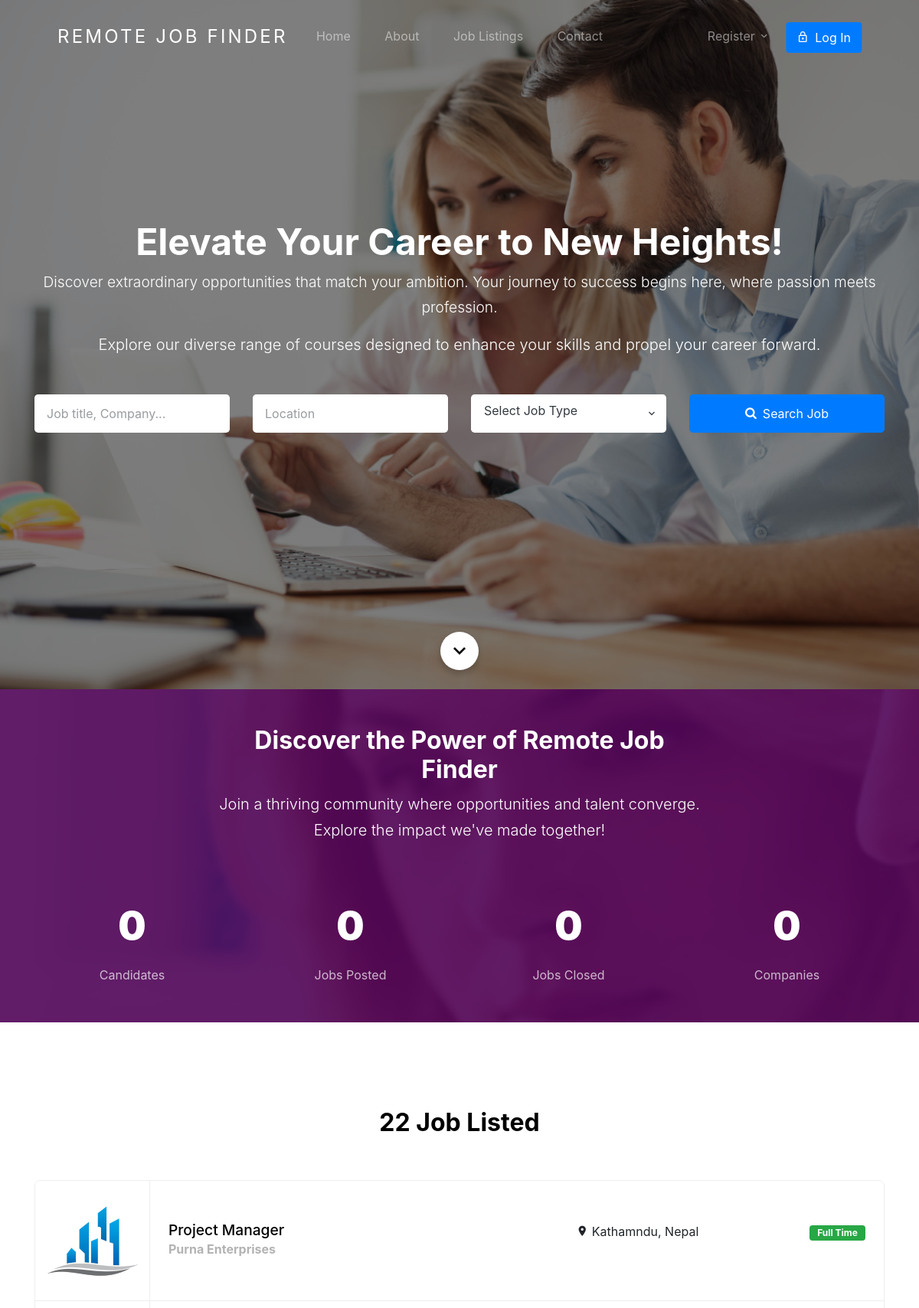
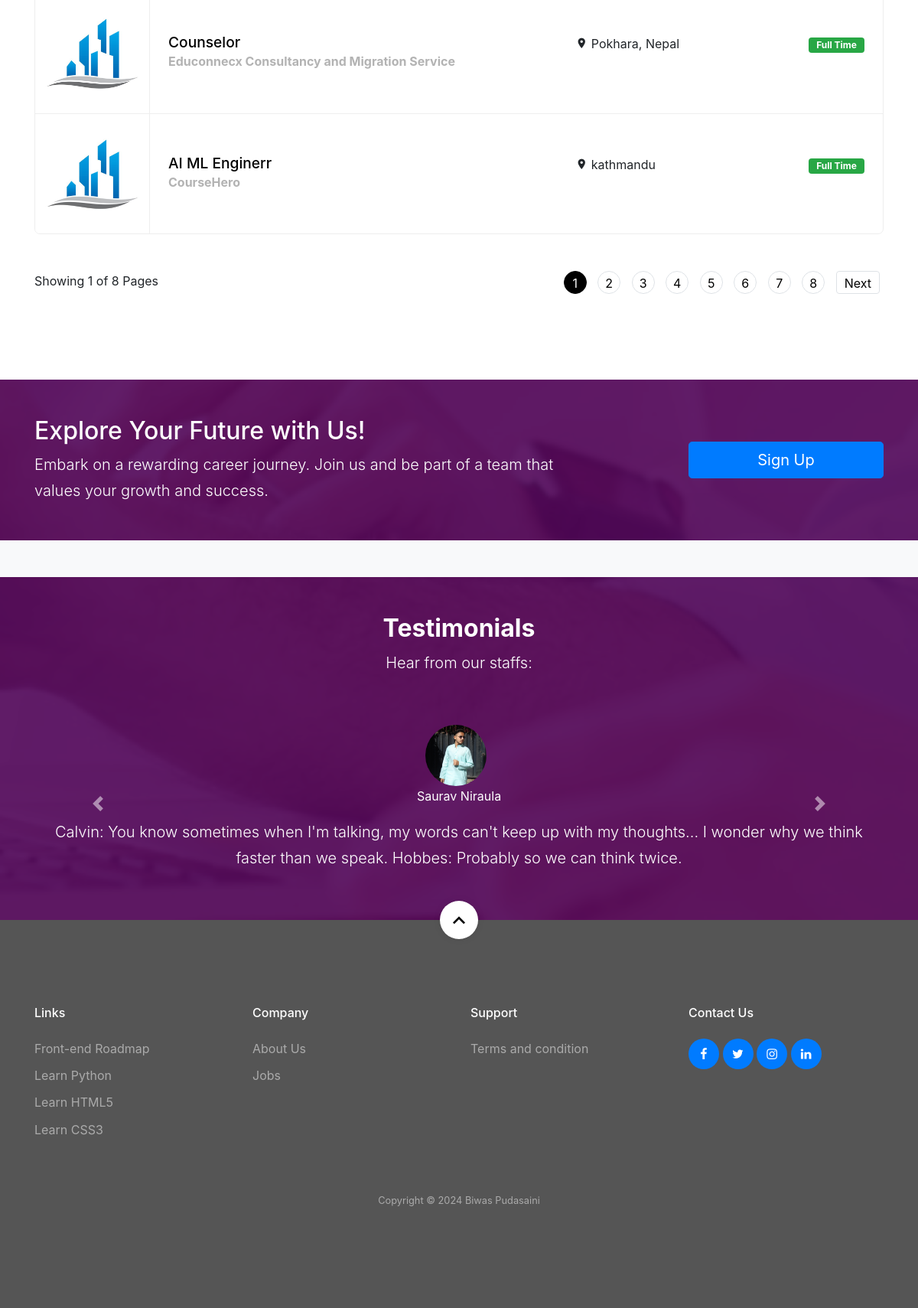
The page / on the database its author committed (2 pictures, top to bottom).
### jobapp/models.py (models this page shows, shortened)
class Job(models.Model):
    user = models.ForeignKey(User, related_name='User', on_delete=models.CASCADE)
    title = models.CharField(max_length=300)
    description = RichTextField()
    tags = TaggableManager()
    location = models.CharField(max_length=300)
    job_type = models.CharField(choices=JOB_TYPE, max_length=1)
    category = models.ForeignKey(Category,related_name='Category', on_delete=models.CASCADE)
    salary = models.CharField(max_length=30, blank=True)
    company_name = models.CharField(max_length=300)
    company_description = RichTextField(blank=True, null=True)
    url = models.URLField(max_length=200)
    last_date = models.DateField()
    is_published = models.BooleanField(default=False)
    is_closed = models.BooleanField(default=False)
    timestamp = models.DateTimeField(auto_now=True)

class Testimonial(models.Model):
    author_name = models.CharField(max_length=255)
    content = models.TextField()
    profile_image = models.ImageField(upload_to='testimonial_images/', null=True, blank=True)

### jobapp/views.py (the view, shortened to what this page needs)
# urls.py: path('', views.home_view, name='home'),
def home_view(request):
    testimonials = Testimonial.objects.all()
    published_jobs = Job.objects.filter(is_published=True).order_by('-timestamp')
    jobs = published_jobs.filter(is_closed=False)
    total_candidates = User.objects.filter(role='employee').count()
    total_companies = User.objects.filter(role='employer').count()
    paginator = Paginator(jobs, 3)
    page_number = request.GET.get('page', None)
    page_obj = paginator.get_page(page_number)
    context = {
        'total_candidates': total_candidates,
        'total_companies': total_companies,
        'total_jobs': len(jobs),
        'total_completed_jobs': len(published_jobs.filter(is_closed=True)),
        'page_obj': page_obj,
        'testimonials':testimonials
    }
    return render(request, 'jobapp/index.html', context)

### template/jobapp/index.html (shortened to what this page needs)
{% extends 'base.html' %}
{% load static %}
{% block content %}
<section class="home-section section-hero overlay bg-image"
  style="background-image: url('{% static 'images/bgrr.jpg' %}');" id="home-section">
  <div class="container">
    <div class="row align-items-center justify-content-center">
      <div class="col-md-12">
        <div class="mb-5 text-center">
          <h1 class="text-white font-weight-bold">Elevate Your Career to New Heights!</h1>
          <p class="lead text-white">Discover extraordinary opportunities that match your ambition. Your journey to success begins here, where passion meets profession.
          </p>
          <span class="lead text-white">Explore our diverse range of courses designed to enhance your skills and propel your career forward.</span>
        </div>
      <form method="GET" action="{% url 'jobapp:search_result' %}" class="search-jobs-form">
          {% include 'jobapp/search.html' %}
        </form>
      </div>
    </div>
  </div>
  <a href="#next" class="scroll-button smoothscroll">
    <span class=" icon-keyboard_arrow_down"></span>
  </a>
</section>
<section class="py-5 bg-image overlay-primary fixed overlay" id="next"
  style="background-image: url('{% static 'images/bgrr.jpg' %}');">
  <div class="container">
    <div class="row mb-5 justify-content-center">
      <div class="col-md-7 text-center">
        <h2 class="section-title mb-2 text-white">Discover the Power of Remote Job Finder</h2>
        <p class="lead text-white">Join a thriving community where opportunities and talent converge. Explore the impact we've made together!</p>
      </div>
    </div>
    <div class="row pb-0 block__19738 section-counter">
      <div class="col-6 col-md-6 col-lg-3 mb-5 mb-lg-0">
        <div class="d-flex align-items-center justify-content-center mb-2">
          <strong class="number" data-number="{{ total_candidates }}">0</strong>
        </div>
        <span class="caption">Candidates</span>
      </div>
      <div class="col-6 col-md-6 col-lg-3 mb-5 mb-lg-0">
        <div class="d-flex align-items-center justify-content-center mb-2">
          <strong class="number" data-number="{{ total_jobs }}">0</strong>
        </div>
        <span class="caption">Jobs Posted</span>
      </div>
      <div class="col-6 col-md-6 col-lg-3 mb-5 mb-lg-0">
        <div class="d-flex align-items-center justify-content-center mb-2">
          <strong class="number" data-number="{{ total_completed_jobs }}">0</strong>
        </div>
        <span class="caption">Jobs Closed</span>
      </div>
      <div class="col-6 col-md-6 col-lg-3 mb-5 mb-lg-0">
        <div class="d-flex align-items-center justify-content-center mb-2">
          <strong class="number" data-number="{{ total_companies }}">0</strong>
        </div>
        <span class="caption">Companies</span>
      </div>
    </div>
  </div>
</section>
<section id="ajax_listing_paginattion" class="site-section">
  <div class="container">
    {% if page_obj %}
    <div class="row mb-5 justify-content-center">
      <div class="col-md-7 text-center">
        <h2 class="section-title mb-2">{{ total_jobs }} Job Listed</h2>
      </div>
    </div>
    <ul id="job" class="job-listings mb-5">
      {% for job in page_obj %}
      <li class="job-listing d-block d-sm-flex pb-3 pb-sm-0 align-items-center">
        <a href="{% url 'jobapp:single-job' job.id %}"></a>
        <div class="job-listing-logo">
          <img src="{% static 'images/ii.jpg' %}" alt="Free Website Template by Free-Template.co"
            class="img-fluid">
        </div>
        <div class="job-listing-about d-sm-flex custom-width w-100 justify-content-between mx-4">
          <div class="job-listing-position custom-width w-50 mb-3 mb-sm-0">
            <h2>{{ job.title }}</h2>
            <strong>{{ job.company_name }}</strong>
          </div>
          <div class="job-listing-location mb-3 mb-sm-0 custom-width w-25">
            <span class="icon-room"></span> {{ job.location }}
          </div>
          <div class="job-listing-meta">
            {% if job.job_type == '1' %}
            <span class="badge badge-success">
              Full Time
            </span>
            {% elif job.job_type == '2'%}
            <span class="badge badge-danger">
              Part Time
            </span>
            {% else  %}
            <span class="badge badge-info">
              Internship
            </span>
            {% endif %}
          </div>
        </div>
      </li>
      {% endfor %}
    </ul>
    {% include 'jobapp/paginator.html' %}
  </div>
  {% endif %}
</section>
<section class="py-5 bg-image overlay-primary fixed overlay" style="background-image: url('{% static 'images/bgrr.jpg' %}');">
  <div class="container">
    {% if request.user.role == "employer" %}
    <div class="row align-items-center">
      <div class="col-md-8">
        <h2 class="text-white">Looking for Exceptional Talent?</h2>
        <p class="text-white">Join us in shaping the future with top-tier professionals. Discover your next key team member today!</p>
    </div>
      <div class="col-md-3 ml-auto">
        <a href="{% url 'jobapp:create-job' %}" class="btn btn-primary btn-lg btn-block text-white btn-search">Post Your Job</a>
      </div>
    </div>
    {% else %}
    <div class="row align-items-center">
      <div class="col-md-8">
        <h2 class="text-white">Explore Your Future with Us!</h2>
        <p class="mb-0 text-white lead">Embark on a rewarding career journey. Join us and be part of a team that values your growth and success.</p>
    </div>
      <div class="col-md-3 ml-auto">
        <a href="{% url 'account:employee-registration' %}" class="btn btn-primary btn-lg btn-block text-white btn-search">Sign Up</a>
      </div>
    </div>
    {% endif %}
  </div>
</section>
<section class="bg-light pt-5 testimony-full">
</section>
<section class="py-5 bg-image overlay-primary fixed overlay" id="next" style="background-image: url('{% static 'images/bgrr.jpg' %}');">
  <div class="container">
    <div class="row mb-5 justify-content-center">
      <div class="col-md-7 text-center">
          <h2 class="section-title mb-2 text-white">Testimonials</h2>
        <p class="lead text-white">Hear from our staffs:</p>
      </div>
    </div>
    <div id="testimonialCarousel" class="carousel slide" data-ride="carousel">
      <div class="carousel-inner">
        {% for testimonial in testimonials %}
          <div class="carousel-item {% if forloop.first %}active{% endif %}">
            <div class="text-center">
              {% if testimonial.profile_image %}
                <img src="{{ testimonial.profile_image.url }}" alt="Profile Image" class="rounded-circle mr-2" style="width: 80px; height: 80px; object-fit: cover;">
              {% endif %}
              <p class="text-white"> {{ testimonial.author_name }}</p>
              <p class="lead text-white">{{ testimonial.content }}</p>
            </div>
          </div>
        {% endfor %}
      </div>
      <a class="carousel-control-prev" href="#testimonialCarousel" role="button" data-slide="prev">
        <span class="carousel-control-prev-icon" aria-hidden="true"></span>
      </a>
      <a class="carousel-control-next" href="#testimonialCarousel" role="button" data-slide="next">
        <span class="carousel-control-next-icon" aria-hidden="true"></span>
      </a>
    </div>
  </div>
</section>
{% endblock %}

### static/css/style.css (style rules this page uses)
body { font-weight: 400; font-size: 1rem; line-height: 1.7; position: relative; }
body:after { content: ""; position: absolute; top: 0; left: 0; right: 0; bottom: 0; background: rgba(0, 0, 0, 0.7); z-index: 100; opacity: 0; visibility: hidden; -webkit-transition: .3s all ease; -o-transition: .3s all ease; transition: .3s all ease; }
h1, h2, h3, h4 { color: #000; }
.site-section { padding-top: 7rem; padding-bottom: 7rem; position: relative; z-index: 2; }
.home-section { position: relative; }
.home-section > .container { z-index: 2; position: relative; }
.home-section h1 { font-size: 3rem; color: #fff; font-weight: 200; }
.home-section p { font-size: 1.2rem; color: rgba(255, 255, 255, 0.6); }
.home-section .scroll-button { position: absolute; z-index: 2; bottom: 0; width: 50px; height: 50px; border-radius: 50%; background: #fff; left: 50%; -webkit-transform: translate(-50%, -50%); -ms-transform: translate(-50%, -50%); transform: translate(-50%, -50%); -webkit-box-shadow: 0 5px 10px 0px rgba(0, 0, 0, 0.2); box-shadow: 0 5px 10px 0px rgba(0, 0, 0, 0.2); }
.home-section .scroll-button > span { color: #000; position: absolute; font-size: 2rem; top: 50%; left: 50%; -webkit-transform: translate(-50%, -50%); -ms-transform: translate(-50%, -50%); transform: translate(-50%, -50%); }
.bg-image { background-size: cover; background-position: center center; background-repeat: no-repeat; }
.bg-image.fixed { background-attachment: fixed; }
.bg-image.overlay-primary { position: relative; }
.bg-image.overlay-primary:before { position: absolute; content: ""; top: 0; left: 0; right: 0; bottom: 0; background: rgba(80, 5, 88, 0.9); z-index: 1; }
.bg-image.overlay-primary > .container { position: relative; z-index: 2; }
.job-listings { padding: 0; margin: 0; border: 1px solid #eee; border-radius: 7px; overflow: hidden; position: relative; background: #fff; }
.job-listings .badge { color: #fff; padding: 4px 10px; }
.job-listings .job-listing { position: relative; border-bottom: 1px solid #eee; -webkit-transition: .3s all ease; -o-transition: .3s all ease; transition: .3s all ease; }
.job-listings .job-listing:last-child { border-bottom: none; }
.job-listings .job-listing a { position: absolute; width: 100%; height: 100%; -webkit-transition: .3s all ease; -o-transition: .3s all ease; transition: .3s all ease; }
.job-listings .job-listing .job-listing-logo { -webkit-box-flex: 0; -ms-flex: 0 0 150px; flex: 0 0 150px; border-right: 1px solid #eee; }
.job-listings .job-listing-position h2 { font-size: 1.2rem; margin-bottom: 0; }
.job-listings .job-listing-position strong { color: #b3b3b3; }
.section-title { font-size: 2rem; font-weight: 700; }
.section-hero, .section-hero > .container > .row { height: 100vh; min-height: 900px; }
.section-hero.overlay, .section-hero.overlay-2 { position: relative; }
.section-hero.overlay:before, .section-hero.overlay-2:before { z-index: 1; position: absolute; content: ""; top: 0; left: 0; right: 0; bottom: 0; background: rgba(0, 0, 0, 0.5); }
.section-hero > .container { z-index: 2; position: relative; }
.btn:after, .btn:before { display: none; }
.btn.btn-primary { color: #fff; }
.block__19738 { text-align: center; }
.block__19738 .number { font-size: 3.2rem; font-weight: 900; color: #fff; }
.block__19738 .caption { font-size: 1rem; display: block; color: rgba(255, 255, 255, 0.7); }

### rows shown on the page
Job: title "Project Manager", company_name "Purna Enterprises", location "Kathamndu, Nepal", job_type "Full Time"
Job: title "Counselor", company_name "Educonnecx Consultancy and Migration Service", location "Pokhara, Nepal", job_type "Full Time"
Job: title "AI ML Enginerr", company_name "CourseHero", location "kathmandu", job_type "Full Time"
Testimonial: profile_image (picture), author_name "Saurav Niraula", content "Calvin: You know sometimes when I'm talking, my words can't keep up with my thoughts... I wonder why we think faster than we speak. Hobbes: Probably so we can think twice."

### other values the page prints
{{ total_jobs }} "22"
{{ page_obj.number }} "1"
{{ page_obj.paginator.num_pages }} "8"
{{ i }} "1"
{{ i }} "2" "3" "4" "5" "6" "7" "8"
